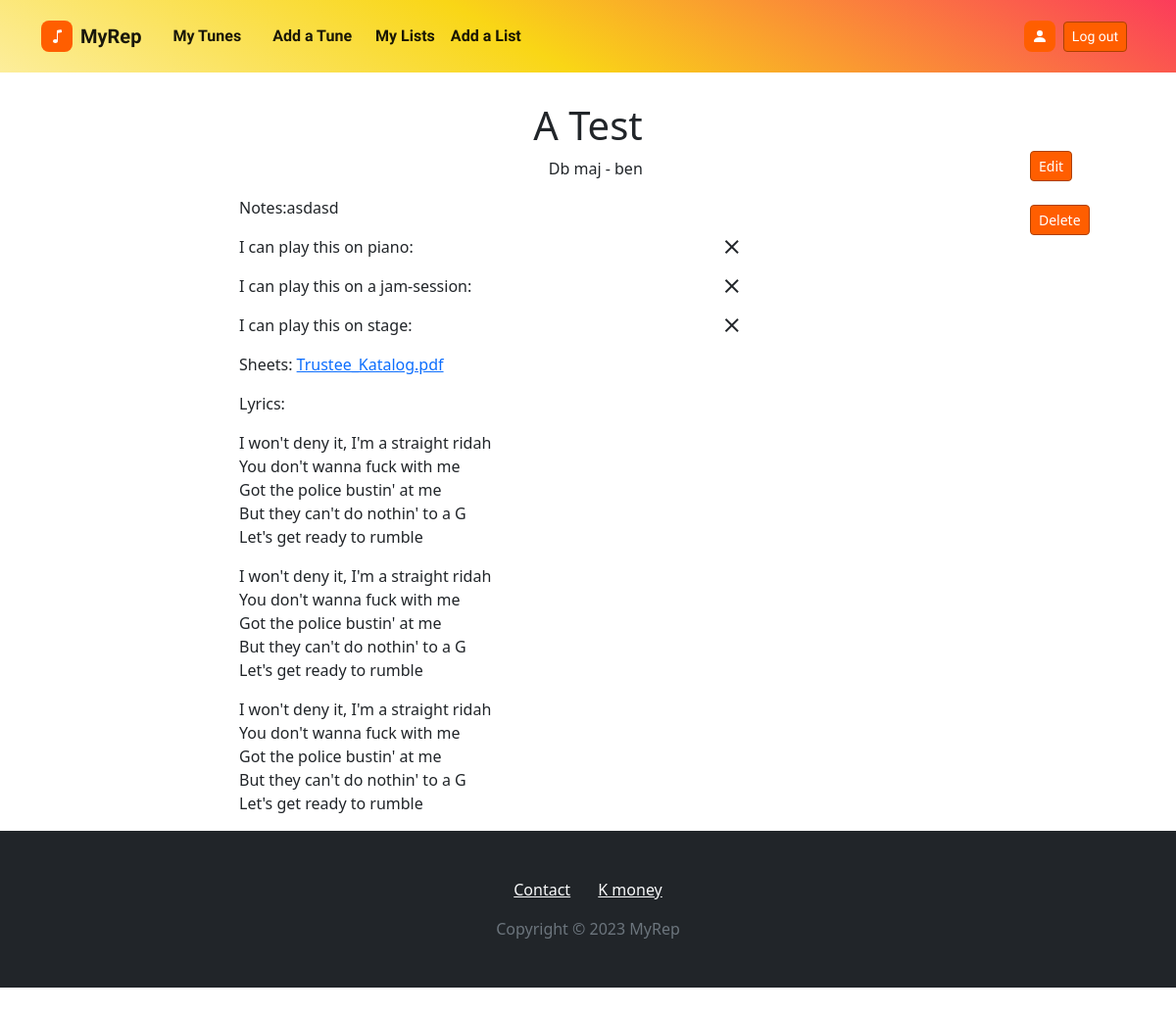
The app's page /tunes/1/3/ (signed in), older data.
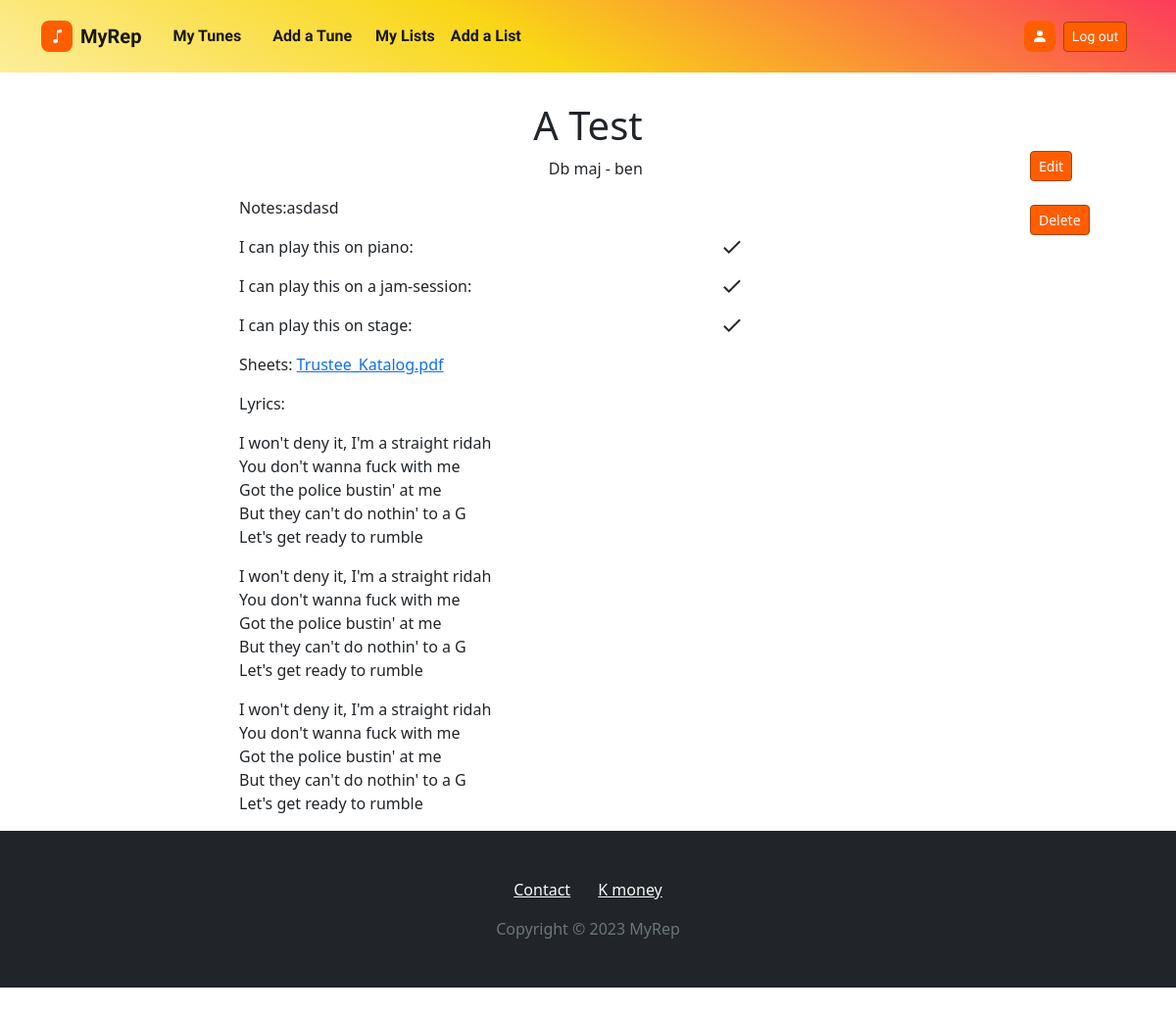
The same page, newer data.
### tunes/views.py (the view)
# urls.py: path('tunes/<int:pk>/<int:id>/', usertune_detail_view, name='tunes-detail-view'),
def usertune_detail_view(request, pk, id):
    User = get_user_model()
    user = User.objects.get(id=pk)
    usertune = get_object_or_404(UserTune, id=id, user=user)
    context = {
        'usertune':usertune
    }
    if all([request.user != usertune.user, usertune.public == False ]):
        return redirect('home-view')
    return render(request, 'pages/usertune_detail.html', context)

### accounts/models.py (called while the page is built)
    @property
    def is_active(self):
        return self.active

### tunes/models.py (called while the page is built)
    @property
    def filename(self):
        return os.path.basename(self.sheet.name)

### templates/pages/usertune_detail.html (shortened to what this page needs)
<!DOCTYPE html>
<html lang="en">
{% extends "main/main.html" %}
{% load static %}
{% block content %}
<head>
    <link rel="stylesheet" href="{% static 'assets/bootstrap/css/bootstrap.min.css' %} ">
    <link rel="stylesheet" href="{% static 'assets/fonts/material-icons.min.css' %} ">
</head>
<body>
    <div class="container">
        <div class="row">
            <div class="col d-flex d-xxl-flex justify-content-center align-items-center justify-content-xxl-center align-items-xxl-center">
                <div>
                    <h1>{{usertune.tune.name|title}}</h1>
                    <p class="text-end">{{usertune.tune.key}} - {{usertune.tune.composer}} </p>
                </div>
            </div>
        </div>
        <div class="row">
            <div class="col">
                <div class="row">
                    <div class="col">
                        {% if usertune.notes %}
                        <p>Notes:{{usertune.notes}}</p>
                        {% else %}
                        <p>You can add a note in Edit.</p>
                        {% endif %}
                    </div>
                </div>
                <div class="row">
                    <div class="col-8">
                        <p>I can play this on piano:</p>
                    </div>
                    <div class="col-1">{% if usertune.playonpiano %}<i class="material-icons">check</i>{% else %}<i class="material-icons">close</i>{% endif %}</div>
                </div>
                <div class="row">
                    <div class="col-8">
                        <p>I can play this on a jam-session:</p>
                    </div>
                    <div class="col">{% if usertune.playonjamsession %}<i class="material-icons">check</i>{% else %}<i class="material-icons">close</i>{% endif %}</div>
                </div>
                <div class="row">
                    <div class="col-8">
                        <p>I can play this on stage:</p>
                    </div>
                    <div class="col">{% if usertune.playonstage %}<i class="material-icons">check</i>{% else %}<i class="material-icons">close</i>{% endif %}</div>
                </div>
                {% if usertune.sheet %}
                <div class="row">
                    <div class="col-8">
                        <p>Sheets: <a href={% url 'usertune-sheet-view' usertune.user.id usertune.id  %} target='blank'>  {{usertune.filename}}</a></p>
                    </div>
                </div>
                {% else %}
                <div class="row">
                    <div class="col-8">
                        <p>Add a sheet in the Edit.</p>
                    </div>
                </div>
                {% endif %}
                {% if usertune.lyrics %}
                <div class="row">
                    <div class="col-8">
                        <p style='word-wrap: break-word;'>Lyrics: {{usertune.lyrics|linebreaks}}</a></p>
                    </div>
                </div>
                {% endif %}
            </div>
        </div>
    </div>
</body>
</html>
{% endblock content %}
{% block right-content %}
{% if request.user == usertune.user %}
<div><a class="btn btn-primary btn-sm" href={% url 'tunes-update-view' request.user.id usertune.id %} role="button" style="margin-right: 3px;margin-left: 59px;">Edit</a></div>
<br>
<div><a class="btn btn-primary btn-sm" href={% url 'delete-objects-view' 'usertune' usertune.id %} role="button" style="margin-right: 3px;margin-left: 59px;">Delete</a></div>
{% endif %}
{% endblock right-content %}

Row changes from the older to the newer data that the page shows:
changed UserTune "asdasd": playonpiano False → True (drawn); playonjamsession False → True (drawn); playonstage False → True (drawn)
